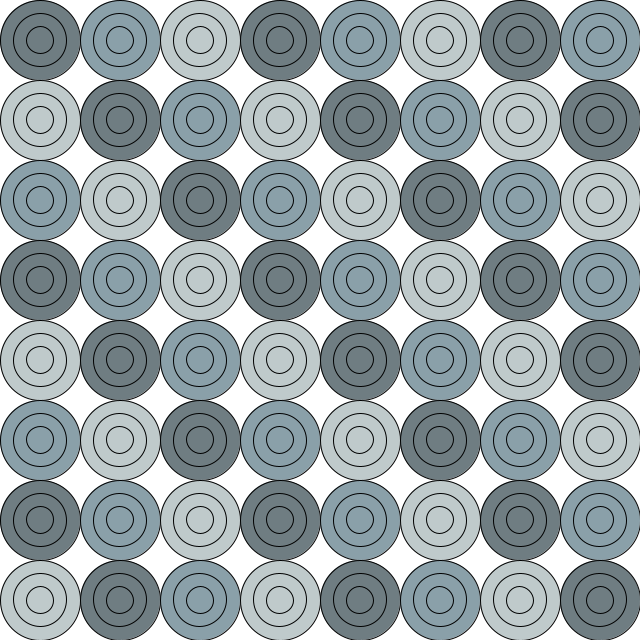
Frame 1 (no input)
Frame 60 (the mouse pressed at the canvas centre just before this capture): identical to frame 1, image omitted
Frame 120 (the mouse held since frame 60 and released just before this capture): identical to frame 1, image omitted

The Processing sketch that drew this single still picture (run headless with seeded random() and noise(); from frame 60 on, the mouse is pressed at the canvas centre):

// Processing sketch: CircleCircle
// ── CircleCircle.pde
color dark = #6f7d82;
color mid = #8aa0a9;
color light = #bfcacb;

int counter = 1;

void setup() {
  size(640, 640);
}

void draw() {
  background(255); // optional, clears frame

  counter = 1; // reset each frame

  for (int i = 40; i < 625; i += 80) {
    for (int j = 40; j < 625; j += 80) {
      if (counter == 1) {
        fill(dark);
      } else if (counter == 2) {
        fill(mid);
      } else if (counter == 3) {
        fill(light);
      }
      ring(j, i, 80);
      counter++;
      if (counter > 3) {
        counter = 1;
      }
    }
  }
}

void ring(int x, int y, int r) {
  float spacing = r / 3.0;
  circle(x, y, r);
  circle(x, y, r - spacing);
  circle(x, y, r - 2 * spacing);
  circle(x, y, r - 3 * spacing);
}
